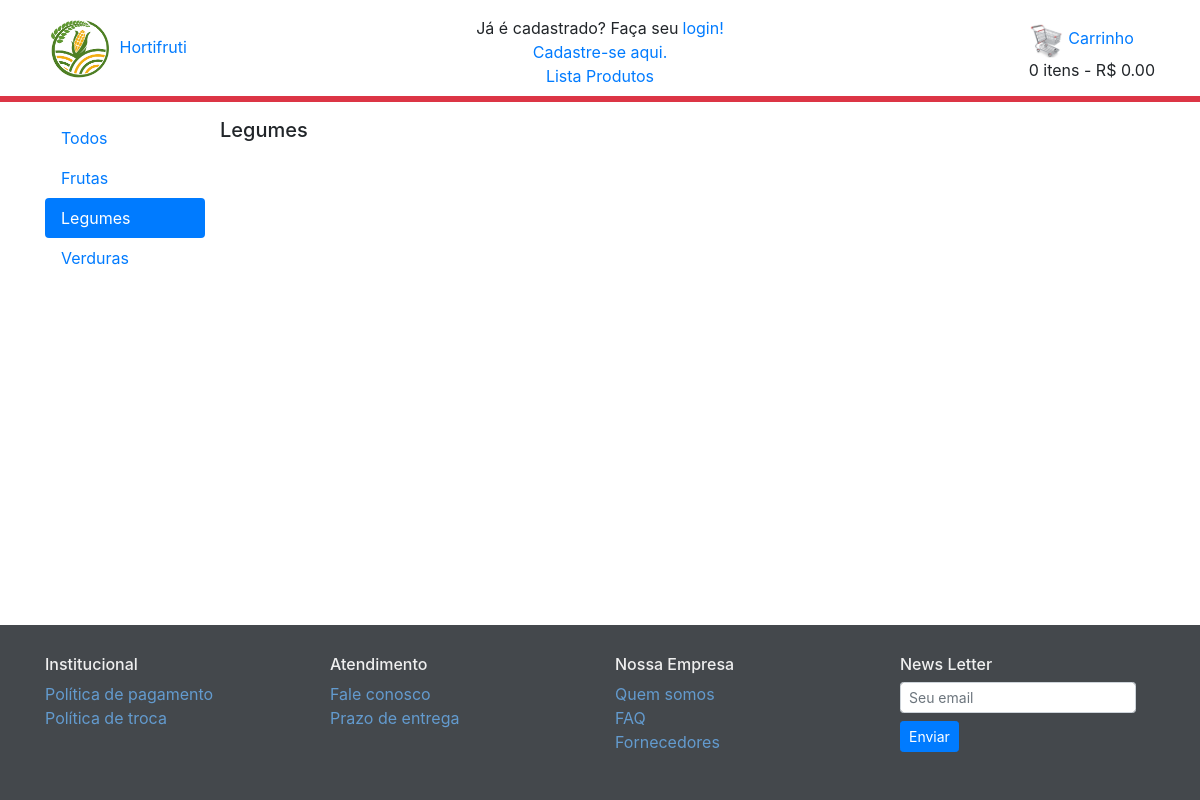
The app's page /carrinho/legumes/ with its own data.
### categoria/models.py (models this page shows, shortened)
class Categoria(models.Model):
    nome = models.CharField(max_length=70, db_index=True, unique=True)
    slug = models.SlugField(max_length=70)
    class Meta:
        db_table='categoria'
        ordering = ('nome',)
    def get_absolute_url(self):
        return reverse( "carrinho:lista_produtos_por_categoria" , args = [ self.slug ] )

### carrinho/views.py (the view)
# urls.py: path('',views.lista_produto, name = "lista_produtos"),
def lista_produto( request , slug_da_categoria = None ):
    cat = None
    produtos = Produto.objects.filter( disponivel = True ).order_by('nome')
    if not ( slug_da_categoria is None ):
        cat = get_object_or_404( Categoria , slug = slug_da_categoria )
        produtos = produtos.filter( categoria = cat )
    categorias = Categoria.objects.all().order_by('nome')
    carr       = Carrinho( request )
    lst_form   = []
    for produto in produtos:
        qtd = carr.get_quantidade( produto.id )
        lst_form.append( QuantidadeForm( initial = {'quantidade':qtd , 'produto_id':produto.id}) )
    listas = zip( produtos , lst_form )
    d = dict()
    d['categorias'] = categorias
    d['listas']     = listas
    d['cat']        = cat
    return render( request, 'carrinho/lista_produtos.html', d )

### carrinho/carrinho.py (called while the page is built)
    def get_gasto_total( self ):
        soma = 0
        for idt in self.carrinho :
            soma += float( self.get_preco_total( idt ) )
        return str( soma )

    def get_qtd_total( self ):
        return sum( self.get_quantidade( idt ) for idt in self.carrinho.keys() )

### carrinho/context.py (called while the page is built)
def context_carrinho( request ):
    carrinho = Carrinho( request )
    qtd   = carrinho.get_qtd_total()
    gasto = carrinho.get_gasto_total()
    return{
        'qtd':qtd,
        'gasto':gasto
    }

### carrinho/templates/carrinho/lista_produtos.html (shortened to what this page needs)
{% extends 'base.html' %}
{% load static %}
{% block corpo %}
    <div class = "row" >
        <div class = "col-lg-2">
            <div class = "nav flex-column nav-pills">
                <a class = "nav-link {% if not cat %}active{% endif %}" href = "/">Todos</a>
                {% for catg in categorias %}
                    <a class = "nav-link {% if catg.nome == cat.nome %}active{% endif %}"
                    href = "{{ catg.get_absolute_url }}">{{ catg.nome }}</a>
                {% endfor %}
            </div>
        </div>
        <div class = "col-lg-10">
            <div class = "row">
                <h5> {% if cat %}{{ cat.nome }}{% else %}Todos{% endif %}</h5>
            </div>
        </div>
    </div>
{% endblock %}

### static/css/base.css (style rules this page uses)
body { display: flex; min-height: 100vh; flex-direction: column; }
.barra { overflow-y: scroll; }

### records on screen
Categoria: nome "Frutas"
Categoria: nome "Legumes"
Categoria: nome "Verduras"

### other values on screen
{{ qtd }} "0"
{{ gasto | floatformat:2 | intcomma }} "0.00"
